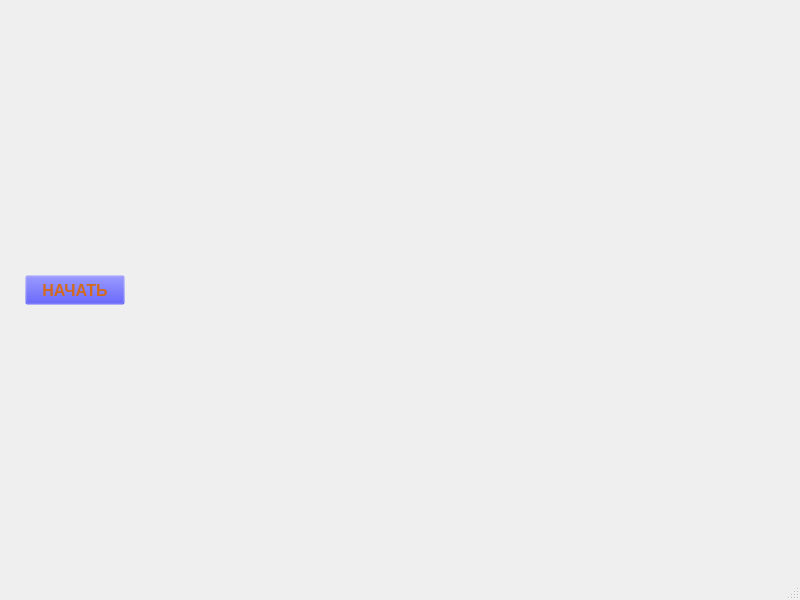
<?xml version="1.0" encoding="UTF-8"?>
<ui version="4.0">
 <class>MainWindow</class>
 <widget class="QMainWindow" name="MainWindow">
  <property name="geometry">
   <rect>
    <x>0</x>
    <y>0</y>
    <width>800</width>
    <height>600</height>
   </rect>
  </property>
  <property name="minimumSize">
   <size>
    <width>800</width>
    <height>600</height>
   </size>
  </property>
  <property name="maximumSize">
   <size>
    <width>800</width>
    <height>600</height>
   </size>
  </property>
  <property name="windowTitle">
   <string>MainWindow</string>
  </property>
  <widget class="QWidget" name="centralwidget">
   <widget class="QLabel" name="image">
    <property name="geometry">
     <rect>
      <x>0</x>
      <y>0</y>
      <width>800</width>
      <height>600</height>
     </rect>
    </property>
    <property name="minimumSize">
     <size>
      <width>800</width>
      <height>600</height>
     </size>
    </property>
    <property name="maximumSize">
     <size>
      <width>800</width>
      <height>600</height>
     </size>
    </property>
    <property name="text">
     <string/>
    </property>
   </widget>
   <widget class="QTextEdit" name="hello_text">
    <property name="geometry">
     <rect>
      <x>0</x>
      <y>0</y>
      <width>400</width>
      <height>250</height>
     </rect>
    </property>
    <property name="styleSheet">
     <string notr="true">QTextEdit{
	font-size: 14px;
	font-weight: bold;
	background: rgba(0, 0, 0, 0);
	color: #D2691E;
}</string>
    </property>
   </widget>
   <widget class="QPushButton" name="start_button">
    <property name="geometry">
     <rect>
      <x>25</x>
      <y>275</y>
      <width>100</width>
      <height>30</height>
     </rect>
    </property>
    <property name="styleSheet">
     <string notr="true">QPushButton{
	color: #D2691E;
	background: rgba(0, 0, 255, 0);
	font-size: 16px;
	font-weight: bold;
}

QPushButton:hover {
    color: #F4A460;
} </string>
    </property>
    <property name="text">
     <string>НАЧАТЬ</string>
    </property>
   </widget>
  </widget>
  <widget class="QStatusBar" name="statusbar"/>
 </widget>
 <resources/>
 <connections/>
</ui>
